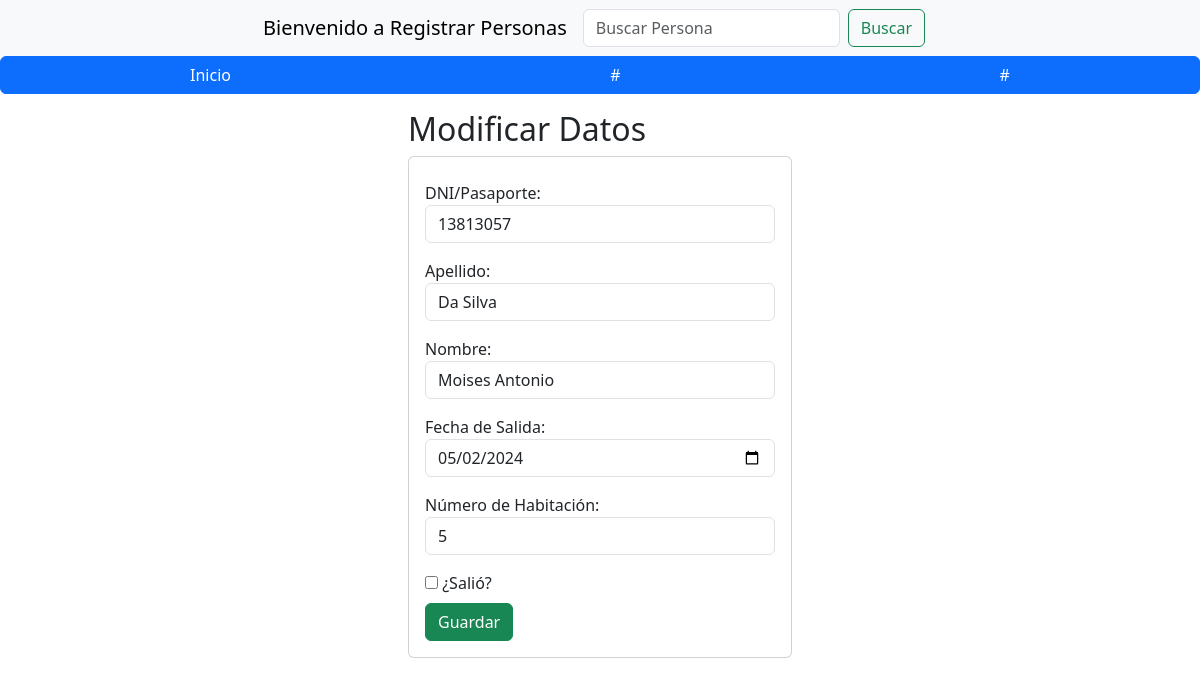
Screenshot of /edicionPersona/13813057 with the database file from the repository.
### registrosABM/models.py (models this page shows, shortened)
class Persona(models.Model):
    nombre = models.CharField(max_length=50)
    apellido = models.CharField(max_length=8)
    dni_pasaporte = models.CharField(max_length=20)
    fecha_entrada = models.DateField(null=True, blank=True)
    fecha_salida = models.DateField(null=True, blank=True)
    numero_habitacion = models.PositiveIntegerField(null=True, blank=True)

### registrosABM/views.py (the view)
# urls.py: path('edicionPersona/<dni_pasaporte>', views.edicionPersona),
def edicionPersona(request, dni_pasaporte):
    persona=Persona.objects.get(dni_pasaporte=dni_pasaporte)
    return render(request, "edicionPersona.html", {"persona": persona})

### registrosABM/templates/edicionPersona.html (shortened to what this page needs)
{% extends "./base.html" %}
{% block body %}
<div class="row">
    <div class="col-md-4 offset-md-4">
        <h2>Modificar Datos</h2>
        <div class="card">
            <div class="card-body">
                <form action="/editarPersona/" method="POST" id="editarPersonaForm">
                    <div class="form-group py-2">
                        <label for="dni">DNI/Pasaporte:</label>
                        <input type="text" id="dni_pasaporte" name="dni_pasaporte" value="{{ persona.dni_pasaporte }}" class="form-control" placeholder="DNI/Pasaporte" minlength="7" maxlength="8" required readonly>
                    </div>
                    <div class="form-group py-2">
                        <label for="apellido">Apellido:</label>
                        <input type="text" id="apellido" name="apellido" value="{{ persona.apellido }}" class="form-control" placeholder="Apellido" maxlength="50" required>
                    </div>
                    <div class="form-group py-2">
                        <label for="nombre">Nombre:</label>
                        <input type="text" id="nombre" name="nombre" value="{{ persona.nombre }}" class="form-control" placeholder="Nombre" maxlength="50" required>
                    </div>
                    <div class="form-group py-2">
                        <label for="fecha_salida">Fecha de Salida:</label>
                        <input type="date" id="fecha_salida" name="fecha_salida" value="{{ persona.fecha_salida|date:'Y-m-d' }}" class="form-control" required>
                    </div>
                    <div class="form-group py-2">
                        <label for="numero_habitacion">Número de Habitación:</label>
                        <input type="number" id="numero_habitacion" name="numero_habitacion" value="{{ persona.numero_habitacion }}" class="form-control" required>
                    </div>
                    <div class="form-group py-2">
                        <label>
                            <input type="checkbox" id="salio" name="salio" {% if persona.salio %}checked{% endif %}> ¿Salió?
                        </label>
                    </div>
                    <button type="submit" class="btn btn-success">Guardar</button>
                </form>
            </div>
        </div>
    </div>
</div>
{% endblock %}

### rows the page displays
Persona: dni_pasaporte "13813057", apellido "Da Silva", nombre "Moises Antonio", fecha_salida "05/02/2024", numero_habitacion "5"
